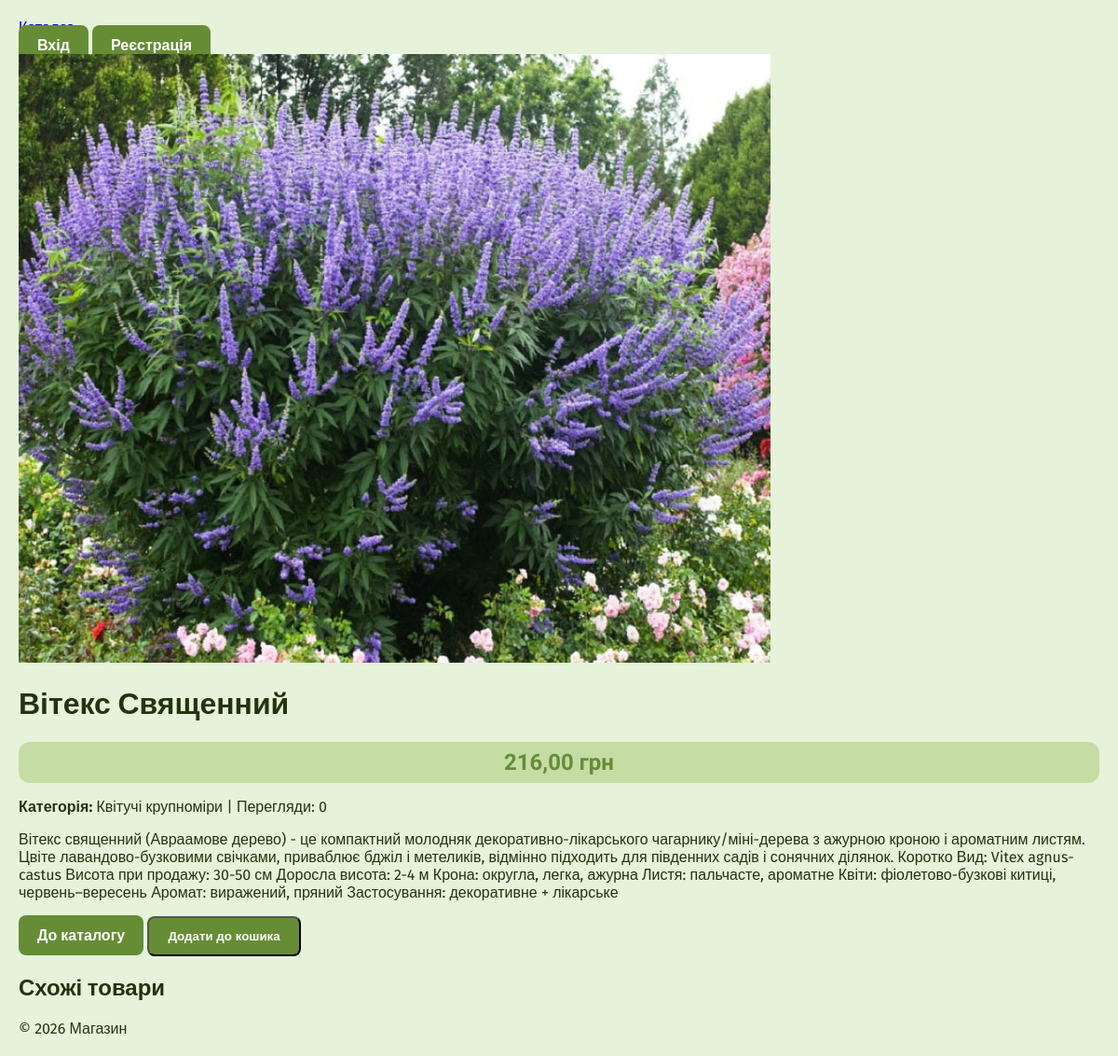
Screenshot of /product/1/viteks-svyashennij/ with the database file from the repository.
### main/models.py (models this page shows, shortened)
class Product(models.Model):
    category = models.ForeignKey(
        Category,
        on_delete=models.CASCADE,
        related_name='products',
        verbose_name="Категорія",
        null=True,
        blank=True
    )
    name = models.CharField(max_length=200, verbose_name="Назва")
    slug = models.SlugField(
        max_length=200,
        unique=True,
        verbose_name="Slug",
        null=True,
        blank=True
    )
    description = models.TextField(verbose_name="Опис")
    price = models.DecimalField(max_digits=10, decimal_places=2, verbose_name="Ціна")
    image = models.ImageField(upload_to="products/%Y/%m/%d", blank=True, null=True, verbose_name="Зображення")
    views = models.PositiveIntegerField(default=0, verbose_name="Перегляди")
    featured = models.BooleanField(default=False, verbose_name="Рекомендований")
    is_available = models.BooleanField(default=True, verbose_name="В наявності")
    created_at = models.DateTimeField(auto_now_add=True)
    updated_at = models.DateTimeField(auto_now=True)
    class Meta:
        ordering = ['-created_at']
        verbose_name = "Товар"
        verbose_name_plural = "Товари"

class Category(models.Model):
    name = models.CharField(max_length=100, db_index=True, verbose_name="Назва")
    slug = models.SlugField(max_length=100, unique=True, verbose_name="Slug")
    description = models.TextField(blank=True, verbose_name="Опис")
    image = models.ImageField(upload_to="categories/", blank=True, null=True, verbose_name="Зображення")
    is_active = models.BooleanField(default=True, verbose_name="Активна")
    class Meta:
        ordering = ['name']
        verbose_name = "Категорія"
        verbose_name_plural = "Категорії"
    def __str__(self):
        return self.name

### main/views.py (the view)
# urls.py: path('product/<int:id>/<slug:slug>/', views.product_detail, name='product_detail'),
def product_detail(request, id, slug):
    product = get_object_or_404(Product, id=id, slug=slug, is_available=True)
    return render(request, 'main/product_detail.html', {'product': product})

### accounts/views.py (called while the page is built)
    def __call__(self, request):
        if request.path.startswith('/admin/'):
            if not request.user.is_authenticated or not request.user.is_staff:
                return redirect('main:product_list')
        return self.get_response(request)

### main/templates/main/product_detail.html (shortened to what this page needs)
{% extends 'main/base.html' %}
{% load static %}
{% block content %}
<div class="product-detail">
  {% if product.image %}<img src="{{ product.image.url }}" alt="{{ product.name }}"/>{% endif %}
  <h1>{{ product.name }}</h1>
  <p class="price">{{ product.price }} грн</p>
  <p>
    <strong>Категорія:</strong> {{ product.category }} | Перегляди: {{product.views }}
  </p>
  <div class="description">{{ product.description|linebreaks }}</div>
  <a href="{% url 'main:product_list' %}" class="btn">До каталогу</a>
  <button class="btn">Додати до кошика</button>
</div>
<h2>Схожі товари</h2>
{% endblock %}

### static/css/style.css (style rules this page uses)
:root { --color-1: #e6f2da; --color-2: #c5dca5; --color-3: #a1c76b; --color-4: #668d35; --color-5: #3d5618; --color-6: #23330e; --transparent-color-1: rgba(197, 220, 165, 0.5); --transparent-color-2: rgba(161, 199, 107, 0.5); --transparent-color-3: rgba(102, 141, 53, 0.5); --transparent-color-4: rgba(61, 86, 24, 0.5); --transparent-color-5: rgba(35, 51, 14, 0.5); --transparent-color-6: rgba(27, 39, 3, 0.5); --font-1: "Science Gothic", sans-serif; --font-2: "Fira Sans", sans-serif; }
body { font-family: var(--font-2); margin: 0; padding: 20px; background: var(--color-1); color: var(--color-6); min-height: 100vh; }
p.price { font-family: var(--font-1); font-size: 1.5rem; font-weight: 700; color: var(--color-4); background: var(--color-2); padding: 8px 16px; border-radius: 12px; text-align: center; margin: 12px 0; }
.btn { margin-top: auto; background: var(--color-4); color: white; padding: 12px 20px; text-align: center; border: center; text-decoration: none; border-radius: 8px; font-weight: 600; transition: background 0.2s; }

### rows the page displays
Product: image (picture), name "Вітекс Священний", price "216,00", category "Квітучі крупноміри", views "0", description "Вітекс священний (Авраамове дерево) - це компактний молодняк декоративно-лікарського чагарнику/міні-дерева з ажурною кроною і ароматним листям. Цвіте лавандово-бузковими свічками, приваблює бджіл і метеликів, відмінно підходить для південних садів і сонячних ділянок. Коротко Вид: Vitex agnus-castus Висота при продажу: 30-50 см Доросла висота: 2-4 м Крона: округла, легка, ажурна Листя: пальчасте, ароматне Квіти: фіолетово-бузкові китиці, червень–вересень Аромат: виражений, пряний Застосування: декоративне + лікарське"
